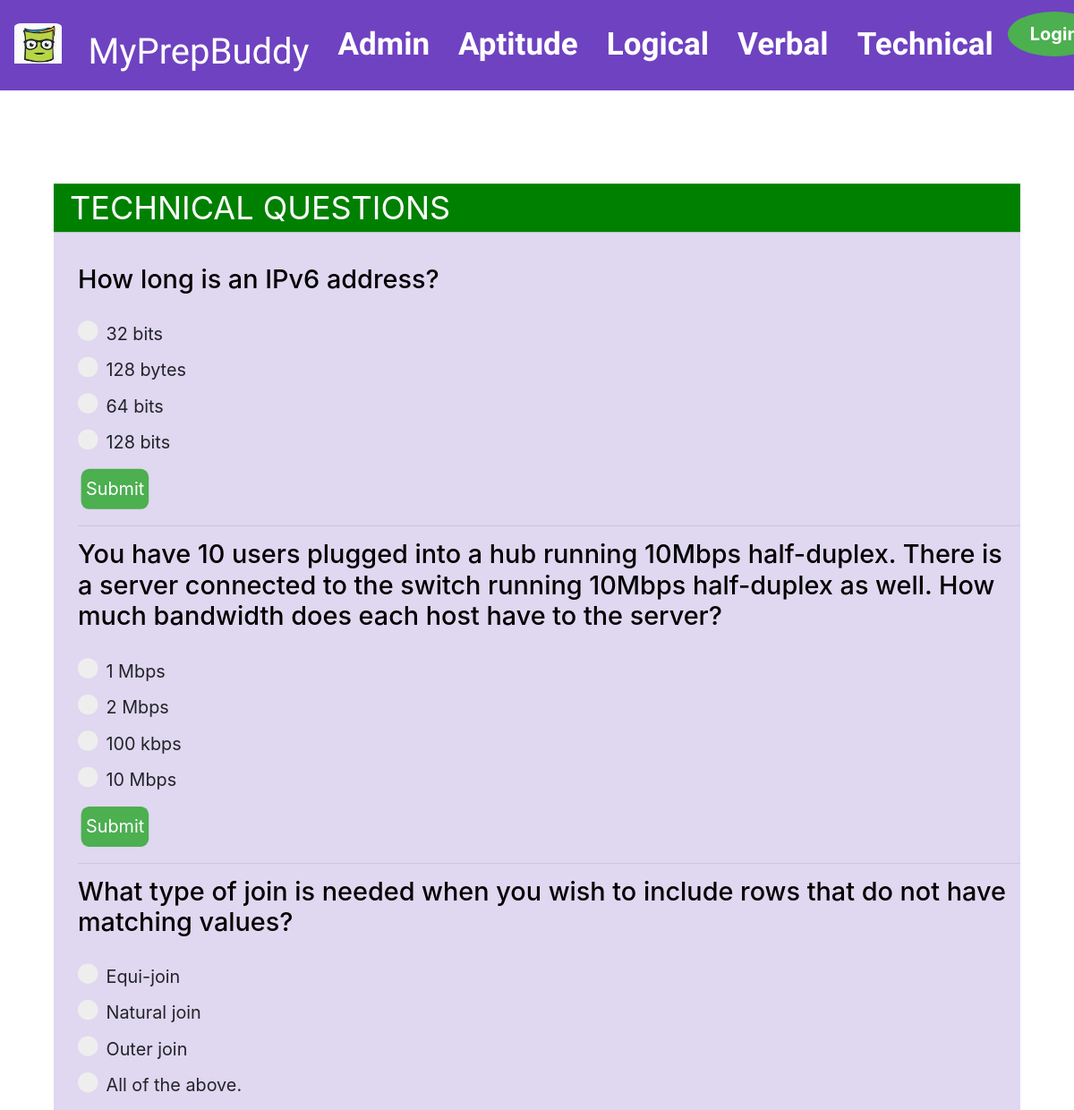
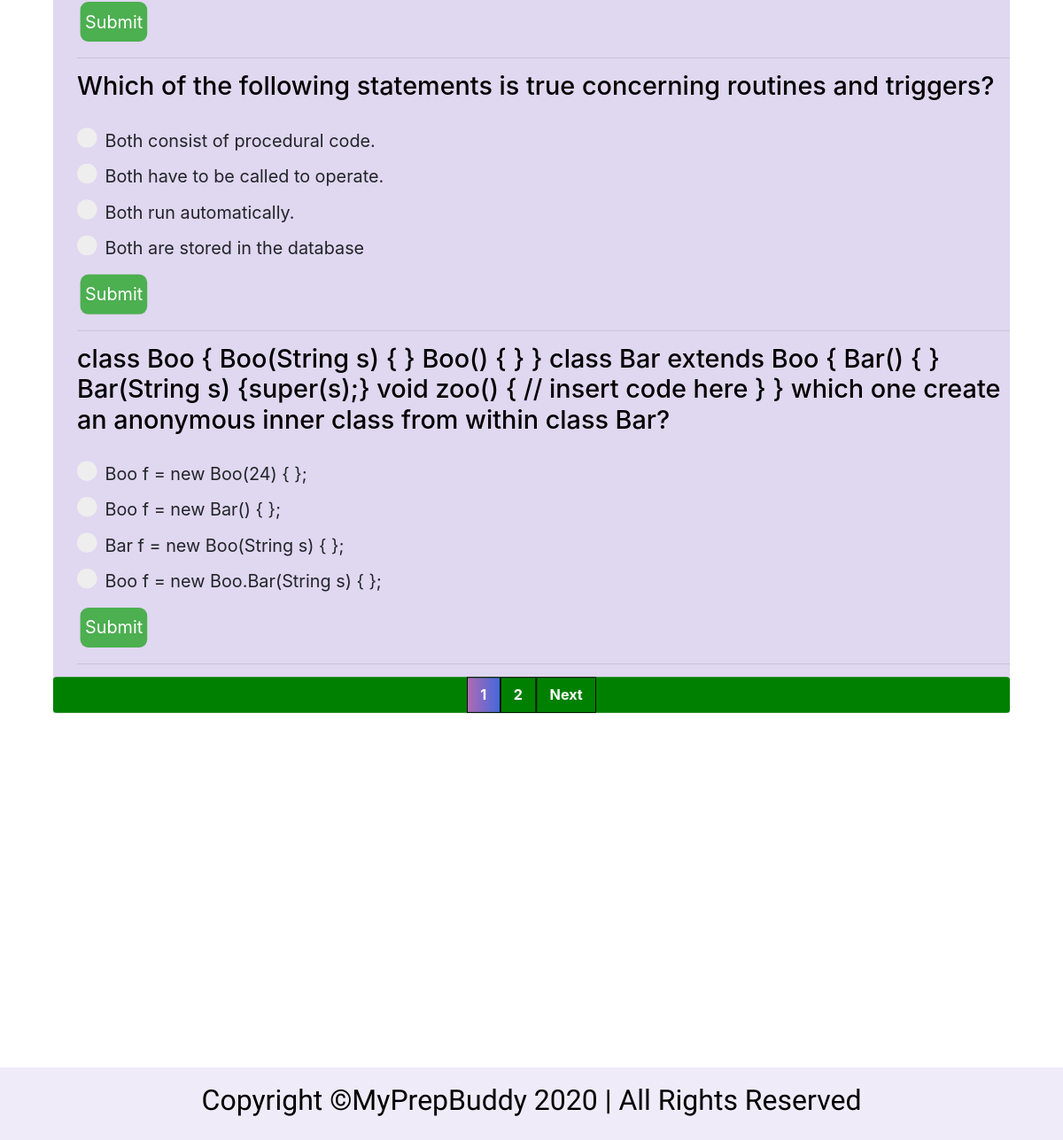
The page /technical_query.php on the database its author committed (2 pictures, top to bottom).
### tables this page shows
CREATE TABLE `technical_table` (
  `T_id` varchar(4) NOT NULL,
  `Question` varchar(5000) NOT NULL,
  `Option_1` varchar(1500) NOT NULL,
  `Option_2` varchar(1500) NOT NULL,
  `Option_3` varchar(1500) NOT NULL,
  `Option_4` varchar(1500) NOT NULL,
  `Answer` varchar(1500) NOT NULL
);

### technical_query.php (the view, shortened to what this page needs)
<html>
<head>
  <link rel="stylesheet" href="css/style.css" type="text/css"/>
  <link rel="stylesheet" href="css/pagination.css">
  <link rel="stylesheet" href="css/query_style.css">
</head>
<body>
  <?php include_once("./navbar/navbar.php"); ?>
 <div style='transform: scale(0.90); position: relative; top: 2px; background-color: rgba(177,156,217,0.4)'>
               <p style="background-color:green;color: white;padding-left: 20px">TECHNICAL QUESTIONS</p><br>
                  <?php
                     $per_page_record = 5;
                if (isset($_GET["page"])) {
                    $page  = $_GET["page"];
                }
                else {
                  $page=1;
                }
                $start_from = ($page-1) * $per_page_record;
                    $db = new Database();
                   $con = $db->connect();
            $result = $con->query("Select * from technical_table LIMIT $start_from, $per_page_record") or die($con->error);
              if($result->num_rows > 0){
              while ($row = $result->fetch_assoc()) {
                  ?>
                    <div style="padding-left: 30px">
                      <h2><?php
                         $allowTypes = array('jpg','png','jpeg','gif','pdf');
                        $targetFilePath = "images/ImgQuestions/". $row["Question"];
                        $fileType = pathinfo($targetFilePath,PATHINFO_EXTENSION);
                        if(in_array($fileType, $allowTypes)){
                          echo "<img style='max-width:80%;height:auto;object-fit:contain;' src='images/ImgQuestions/".$row["Question"]."'>";
                        }else{
                         echo $row["Question"];}
                       ?></h2><br>
                      <form>
                        <label class="quecontainer"><?php echo $row["Option_1"] ?>
                            <input type="radio" name="choice" value="<?php echo $row['Option_1'] ?>"/><br/>
                            <span class="checkmark"></span>
                        </label>
                        <label class="quecontainer"><?php echo $row["Option_2"] ?>
                            <input type="radio" name="choice" value="<?php echo $row['Option_2'] ?>"/><br/>
                            <span class="checkmark"></span>
                        </label>
                        <label class="quecontainer"><?php echo $row["Option_3"] ?>
                            <input type="radio" name="choice" value="<?php echo $row['Option_3'] ?>"><br/>
                            <span class="checkmark"></span>
                        </label>
                        <label class="quecontainer"><?php echo $row["Option_4"] ?>
                            <input type="radio" name="choice" value="<?php echo $row['Option_4'] ?>"> <br/>
                            <span class="checkmark"></span>
                        </label>
                        <button class="submitBtn" type="button" onclick="validate(choice.value,'<?php echo $row["Answer"]; ?>','<?php echo $row["T_id"] ?>')">Submit</button>
                      </form>
                  </div>
                  <?php
                      }
                    }
                  ?>
              <div class="pagination">
          <?php
            $query = "SELECT COUNT(*) FROM technical_table";
            $rs_result = mysqli_query($con, $query);
            $row = mysqli_fetch_row($rs_result);
            $total_records = $row[0];
            $total_pages = ceil($total_records / $per_page_record);
            $pagLink = "";
            for ($i=1; $i<=$total_pages; $i++) {
              if ($i == $page) {
                  $pagLink .= "<a class=active href='technical_query.php?page="
                                                    .$i."'>".$i." </a>";
              }
              else  {
                  $pagLink .= "<a href='technical_query.php?page=".$i."'>
                                                    ".$i." </a>";
              }
            };
            echo $pagLink;
            if($page<$total_pages){
                echo "<a href='technical_query.php?page=".($page+1)."'>  Next </a>";
            }
            ?>
         </div>
           </div>
  <?php include_once("./navbar/footer.php"); ?>
</body>
</html>

### css/style.css (style rules this page uses)
html { overflow-y: scroll; }
html, body { background-color: white; }
body,h1, h2, h3, h4, h5, .body .h1, .h2, .h3, .h4, .h5 { color:black; font-family: "Mulish", -apple-system, BlinkMacSystemFont, "Segoe UI", Roboto, "Helvetica Neue", Arial, "Noto Sans", sans-serif, "Apple Color Emoji", "Segoe UI Emoji", "Segoe UI Symbol", "Noto Color Emoji"; }
html, body { height: 100%; min-height: 100vh; position: relative; }
* { box-sizing:border-box }
.active, .dot:hover { background: #4568DC; background: -webkit-linear-gradient(to right, #B06AB3, #4568DC); background: linear-gradient(to right, #B06AB3, #4568DC); }

### css/pagination.css (style rules this page uses)
input, button { height: 34px; text-align: center; }
.pagination { display: flex; align-items: center; justify-content: center; background-color: green; }
.pagination a { font-weight:bold; font-size:18px; color: black; float: left; padding: 8px 16px; text-decoration: none; border:1px solid black; color: white; }

### css/query_style.css (style rules this page uses)
p { font-size: 40px; }
.submitBtn { background-color: #4CAF50; height: 50px; border: none; color: white; text-align: center; display: inline-block; font-size: 22px; margin: 4px; cursor: pointer; border-radius: 10px; }
.quecontainer { display: block; position: relative; padding-left: 35px; margin-bottom: 12px; cursor: pointer; font-size: 22px; -webkit-user-select: none; -moz-user-select: none; -ms-user-select: none; user-select: none; }
.checkmark { position: absolute; top: 0; left: 0; height: 25px; width: 25px; background-color: #eee; border-radius: 50%; }
.checkmark:after { content: ""; position: absolute; display: none; }
.quecontainer .checkmark:after { top: 9px; left: 9px; width: 8px; height: 8px; border-radius: 50%; background: white; }

### rows shown on the page
technical_table: Question "How long is an IPv6 address?", Option_1 "32 bits", Option_2 "128 bytes", Option_3 "64 bits", Option_4 "128 bits"
technical_table: Question "You have 10 users plugged into a hub running 10Mbps half-duplex. There is a server connected to the switch running 10Mbps half-duplex as well. How much bandwidth does each host have to the server?", Option_1 "1 Mbps", Option_2 "2 Mbps", Option_3 "100 kbps", Option_4 "10 Mbps"
technical_table: Question "What type of join is needed when you wish to include rows that do not have matching values?", Option_1 "Equi-join", Option_2 "Natural join", Option_3 "Outer join", Option_4 "All of the above."
technical_table: Question "Which of the following statements is true concerning routines and triggers?", Option_1 "Both consist of procedural code.", Option_2 "Both have to be called to operate.", Option_3 "Both run automatically.", Option_4 "Both are stored in the database"
technical_table: Question "class Boo { Boo(String s) { } Boo() { } } class Bar extends Boo { Bar() { } Bar(String s) {super(s);} void zoo() { // insert code here } } which one create an anonymous inner class from within class Bar?", Option_1 "Boo f = new Boo(24) { };", Option_2 "Boo f = new Bar() { };", Option_3 "Bar f = new Boo(String s) { };", Option_4 "Boo f = new Boo.Bar(String s) { };"
